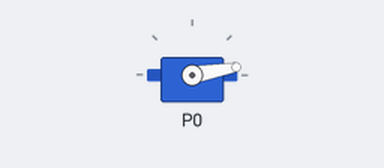
The program below on a simulated BBC micro:bit (MakeCode). Parts: servo.

Above: at 0.05 s.
At 2.35 s:
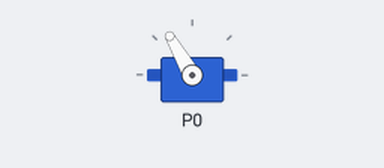
At 4.7 s:
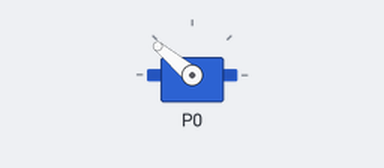
At 9.4 s:
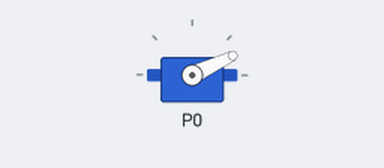
Timing chart, 0 to 13.0 s (numbered marks = the images above):
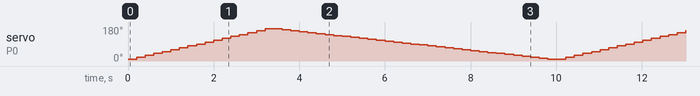

The program:

main.ts
```typescript
let Angle = 0
servos.P0.setRange(10, 170)
basic.forever(function () {
    for (let index = 0; index <= 16; index++) {
        Angle = index * 10 + 10
        servos.P0.setAngle(Angle)
        basic.pause(200)
    }
    for (let index = 0; index <= 32; index++) {
        Angle = 170 + index * -5
        servos.P0.setAngle(Angle)
        basic.pause(200)
    }
})
```

test.ts
```typescript
// les tests vont ici ; cela ne sera pas compilé si ce paquet est utilisé en tant qu'extension.
```
